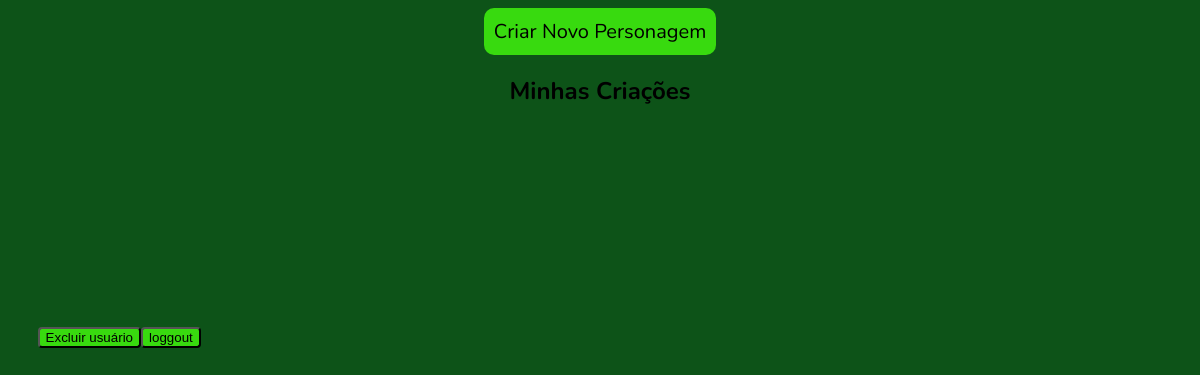
Before: /home (signed in) with the older database file.
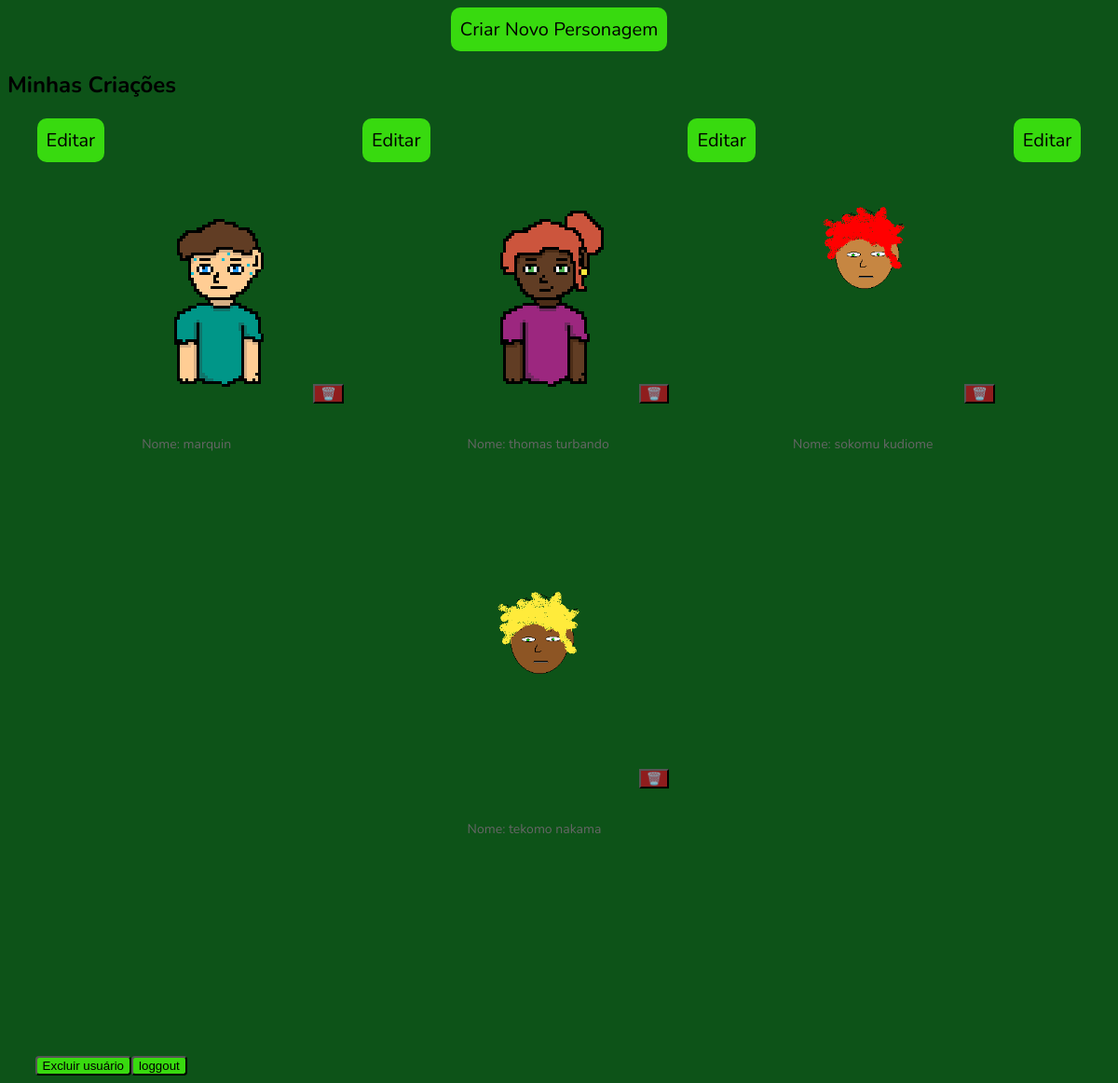
After: the same page with the newer database file.
### tables this page shows
CREATE TABLE personagens (id integer primary key, nome text, variacao integer, email_usuario text,
             FOREIGN KEY(email_usuario) REFERENCES usuarios(email));

### .dist/app.py (the view)
@app.route('/home')
def home():
    if 'usuario' not in session:
        return redirect(url_for('login'))
    lista_personagens = database.buscar_personagens(session['usuario'])
    return render_template('home.html', personagens=lista_personagens)

### .dist/database.py (called while the page is built)
def conectar_banco():
    conexao = sqlite3.connect("personagens.db")
    return conexao

def buscar_personagens(email):
    conexao = conectar_banco()
    cursor = conexao.cursor()
    cursor.execute('''SELECT id, nome, variacao
                   FROM personagens WHERE email_usuario=?''',
                   (email,))
    conexao.commit()
    personagens = cursor.fetchall() # Busca todos os resultados do select e guarda em "personagens"
    return personagens

### .dist/templates/home.html (shortened to what this page needs)
<!DOCTYPE html>
<html lang="pt-br">
<head>
    <link rel="stylesheet" href="static/style.css">
</head>
<body id="home">
    <div class="botoes">
        <a href="/criar_personagem">Criar Novo Personagem</a>
    </div>
      <section class="my-creations">
        <h2>Minhas Criações</h2>
        <div class="cards-container">
          {% for personagem in personagens %}
          <div class="botoes">
            <a href="/personagens/editar/{{ personagem[0] }}"> Editar</a>
          </div>
          <div class="card">
            {% if personagem[2] == 1 %}
              <img src="{{ url_for('static', filename='img/rosto1.png') }}" class="cover" alt="Imagem">
            {% elif personagem[2] == 2 %}
              <img src="{{ url_for('static', filename='img/rosto2.png') }}" class="cover" alt="Imagem">
            {% elif personagem[2] == 3 %}
              <img src="{{ url_for('static', filename='img/rosto3.png') }}" class="cover" alt="Imagem">
            {% elif personagem[2] == 4 %}
              <img src="{{ url_for('static', filename='img/rosto4.png') }}" class="cover" alt="Imagem">
            {% elif personagem[2] == 5 %}
              <img src="{{ url_for('static', filename='img/rosto5.png') }}" class="cover" alt="Imagem">
            {% elif personagem[2] == 6 %}
              <img src="{{ url_for('static', filename='img/rosto6.png') }}" class="cover" alt="Imagem">
            {% elif personagem[2] == 7 %}
              <img src="{{ url_for('static', filename='img/rosto7.png') }}" class="cover" alt="Imagem">
              {% elif personagem[2] == 8 %}
              <img src="{{ url_for('static', filename='img/chefe_basico.png') }}" class="cover" alt="Imagem">
            {% endif %}
            <button type="submit" class="deletar" onclick="window.location.href='/personagens/excluir/{{ personagem[0] }}'">🗑️</button>
            <div class="card-content">
              <p>Nome: {{personagem[1]}}</p>
            </div>
          </div>
          {% endfor  %}
        </div>
      </section>
      <div class="excluir_usuario"> <input type="button" onclick="window.location.href='/excluir_usuario'" value="Excluir usuário">
        <input type="button" onclick="window.location.href='/loggout'" value="loggout">
</body>
</html>

Changed rows visible on the page:
added personagens: variacao 2 (drawn), nome "marquin"
added personagens: variacao 1 (drawn), nome "thomas turbando"
added personagens: variacao 4 (drawn), nome "sokomu kudiome"
added personagens: variacao 7 (drawn), nome "tekomo nakama"
